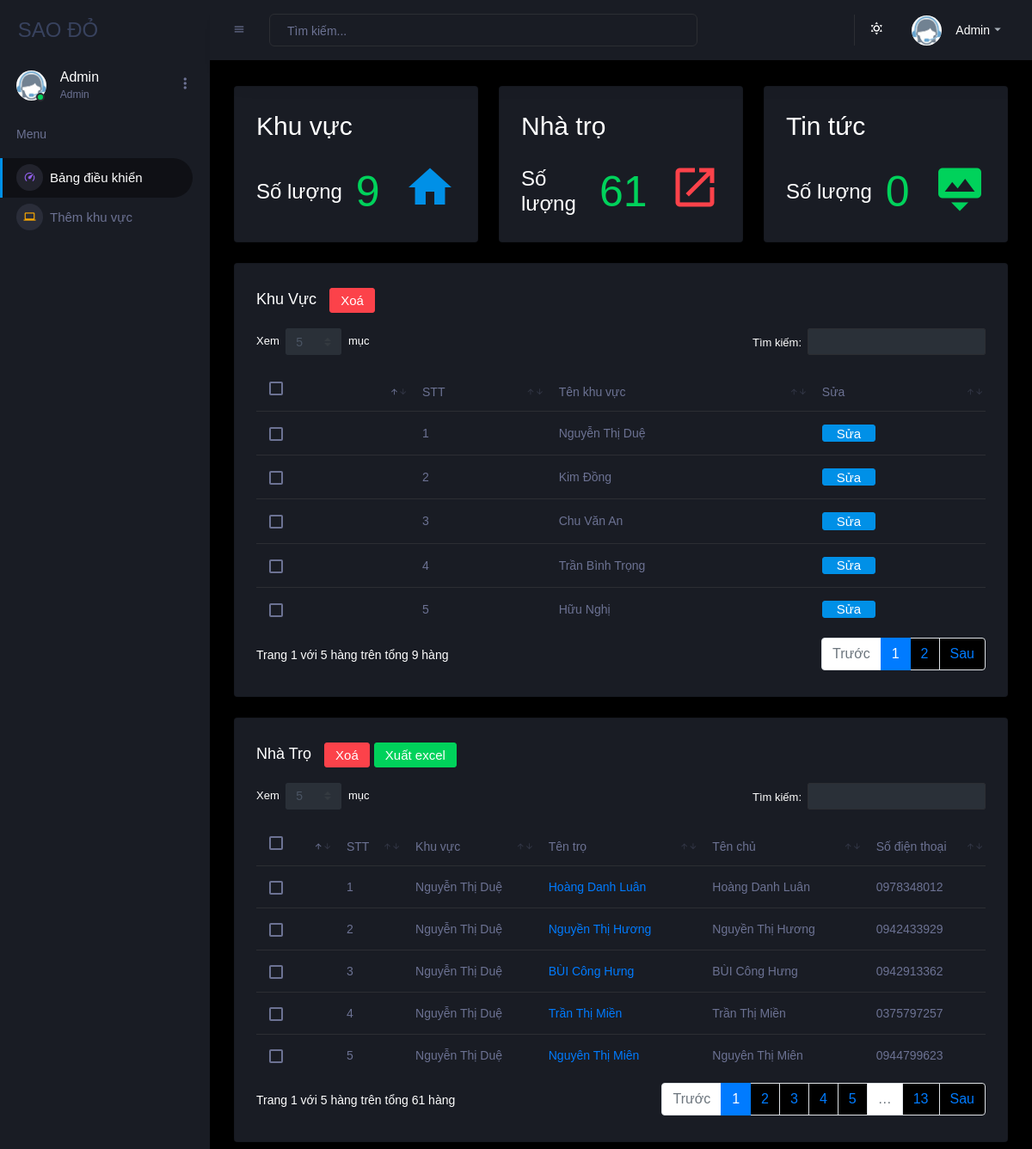
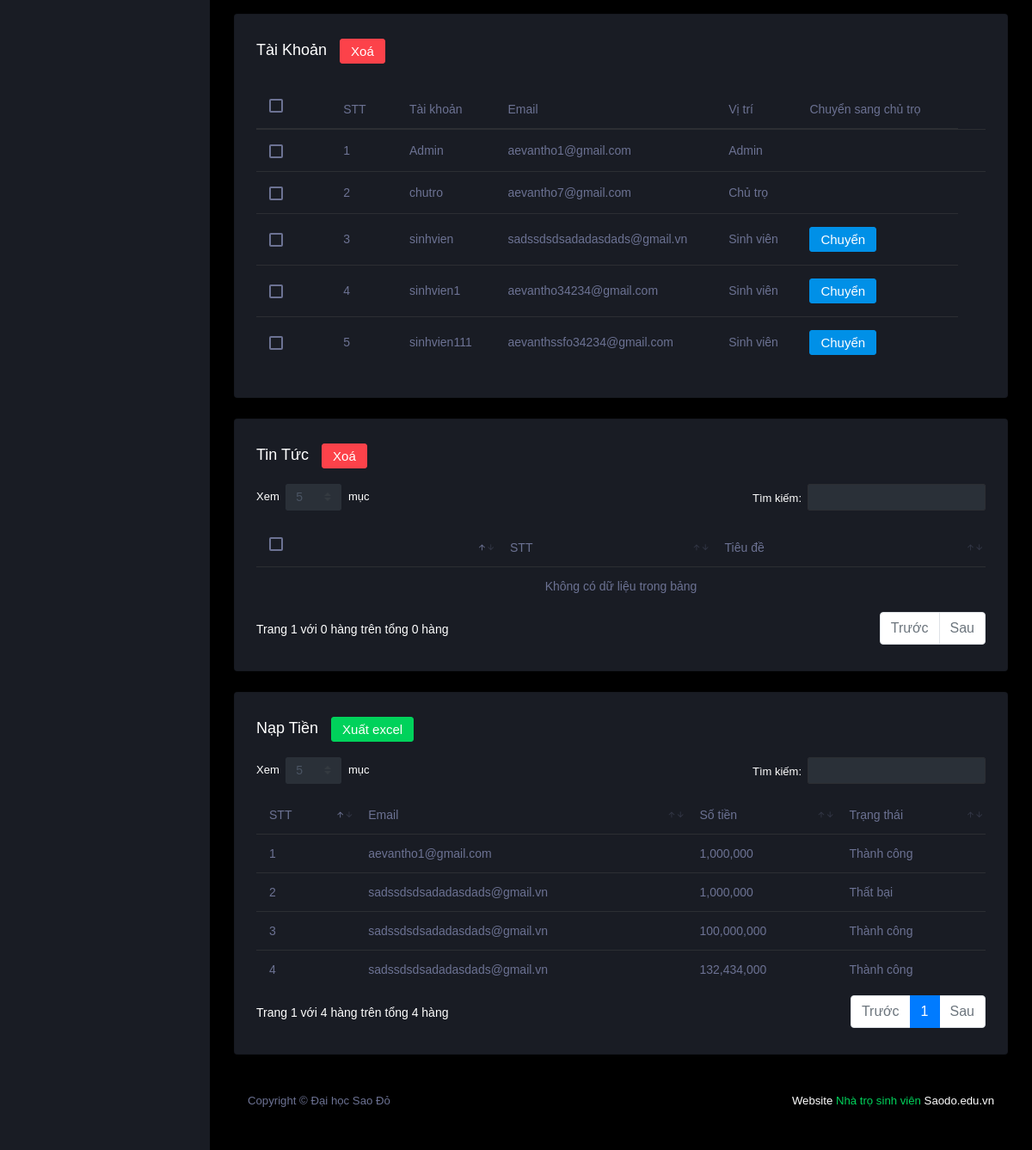
/admin/public/index.php (signed in), run on the app's committed database (2 pictures, top to bottom).
### tables this page shows
CREATE TABLE `khuvuc` (
  `id_khuvuc` int(11) NOT NULL,
  `tenkhuvuc` varchar(30) NOT NULL
);

CREATE TABLE `nhatro` (
  `id_nhatro` int(11) NOT NULL,
  `id_khuvuc` int(11) NOT NULL,
  `id_taikhoan` int(11) NOT NULL,
  `name` varchar(30) NOT NULL,
  `price` float NOT NULL,
  `tiencoc` float NOT NULL,
  `soluong` int(11) NOT NULL,
  `loai` int(11) NOT NULL,
  `image` varchar(33) NOT NULL,
  `tenchu` varchar(30) NOT NULL,
  `sdt` varchar(10) NOT NULL,
  `diachi` varchar(100) NOT NULL,
  `link_map` varchar(10000) NOT NULL,
  `dess` varchar(100) NOT NULL,
  `trangthai` int(11) NOT NULL
);

CREATE TABLE `taikhoan` (
  `id` int(11) NOT NULL,
  `taikhoan` varchar(16) NOT NULL,
  `matkhau` varchar(16) NOT NULL,
  `email` varchar(30) NOT NULL,
  `coin` float NOT NULL,
  `quyen` int(11) NOT NULL
);

CREATE TABLE `lichsu_nap` (
  `id` int(11) NOT NULL,
  `id_taikhoan` int(11) NOT NULL,
  `sotien` float NOT NULL,
  `trangthai` int(11) NOT NULL
);

### admin/public/index.php (the view, shortened to what the rows shown need)
<?php
include '../include/header.php';
include '../include/navbar.php';
include '../include/connect.php';
?>
<?php
$data_nhatro = mysqli_query(
    $conn,
    'SELECT id_nhatro , tenkhuvuc, name, tenchu, sdt, image FROM khuvuc INNER JOIN nhatro ON khuvuc.id_khuvuc = nhatro.id_khuvuc;'
);
$data_taikhoan = mysqli_query(
    $conn,
    'SELECT * FROM taikhoan'
);
$data_khuvuc = mysqli_query($conn, 'SELECT * FROM khuvuc');
$data_nap = mysqli_query($conn, 'SELECT email, sotien, trangthai FROM taikhoan INNER JOIN lichsu_nap ON taikhoan.id = lichsu_nap.id_taikhoan');
?>
<?php if (isset($_SESSION['quyen']) & $_SESSION['quyen'] == '1') { ?>
    <div class="main-panel">
        <div class="content-wrapper" id="mode_body">
            <div class="row">
                <div class="col-sm-4 grid-margin ">
                    <div class="card" id="mode_khuvuc">
                        <div class="card-body padding-home">
                            <h2>Khu vực</h2>
                        </div>
                    </div>
                </div>
                <div class="col-sm-4 grid-margin">
                    <div class="card" id="mode_nhatro">
                        <div class="card-body padding-home">
                            <h2>Nhà trọ</h2>
                        </div>
                    </div>
                </div>
                <div class="col-sm-4 grid-margin">
                    <div class="card" id="mode_tintuc">
                        <div class="card-body padding-home">
                            <h2>Tin tức</h2>
                        </div>
                    </div>
                </div>
            </div>
            <form action="" method="POST">
                <div class="row">
                    <div class="col-12 grid-margin">
                        <div class="card" id="mode_table_khuvuc">
                            <div class="card-body">
                                <div class="table-responsive">
                                    <table class="table" id="data_khuvuc">
                                        <thead>
                                            <tr>
                                                <th>
                                                    <div class="form-check form-check-muted m-0">
                                                        <label class="form-check-label">
                                                        </label>
                                                    </div>
                                                </th>
                                                <th> STT </th>
                                                <th> Tên khu vực </th>
                                                <th> Sửa </th>
                                            </tr>
                                        </thead>
                                        <tbody>
                                            <?php foreach ($data_khuvuc as $key => $value) { ?>
                                                <tr>
                                                    <td>
                                                        <div class="form-check form-check-muted m-0">
                                                        </div>
                                                    </td>
                                                    <td>
                                                        <?php echo $key + 1; ?>
                                                    </td>
                                                    <td> <?php echo $value['tenkhuvuc']; ?></td>
                                                    <td>
                                                        <a href="edit_khuvuc.php?id=<?php echo $value['id_khuvuc']; ?>" class="btn btn-primary">
                                                            Sửa
                                                        </a>
                                                    </td>
                                                </tr>
                                            <?php } ?>
                                        </tbody>
                                    </table>
                                </div>
                            </div>
                        </div>
                    </div>
                </div>
            </form>
            <form action="./xuat_excel.php" method="POST">
                <div class="row ">
                    <div class="col-12 grid-margin">
                        <div class="card" id="mode_table_nhatro">
                            <div class="card-body">
                                <div class="table-responsive">
                                    <table class="table" id="data_nhatro">
                                        <thead>
                                            <tr>
                                                <th>
                                                    <div class="form-check form-check-muted m-0">
                                                        <label class="form-check-label">
                                                        </label>
                                                    </div>
                                                </th>
                                                <th> STT </th>
                                                <th> Khu vực </th>
                                                <th> Tên trọ </th>
                                                <th> Tên chủ </th>
                                                <th> Số điện thoại </th>
                                            </tr>
                                        </thead>
                                        <tbody>
                                            <?php foreach ($data_nhatro as $key => $value) { ?>
                                                <tr>
                                                    <td>
                                                        <div class="form-check form-check-muted m-0">
                                                        </div>
                                                    </td>
                                                    <td>
                                                        <?php echo $key + 1; ?>
                                                    </td>
                                                    <td> <?php echo $value['tenkhuvuc']; ?></td>
                                                    <td><a href="/product/product-view.php?id=<?php echo $value['id_nhatro'] ?>"><?php echo $value['name']; ?></a></td>
                                                    <td> <?php echo $value['tenchu']; ?> </td>
                                                    <td> <?php echo $value['sdt']; ?> </td>
                                                </tr>
                                            <?php } ?>
                                        </tbody>
                                    </table>
                                </div>
                            </div>
                        </div>
                    </div>
                </div>
            </form>
            <div class="row ">
                <div class="col-12 grid-margin">
                    <div class="card" id="mode_table_taikhoan">
                        <div class="card-body">
                            <div class="table-responsive">
                                <table class="table" id="data_taikhoan">
                                    <thead>
                                        <tr>
                                            <th>
                                                <div class="form-check form-check-muted m-0">
                                                    <label class="form-check-label">
                                                    </label>
                                                </div>
                                            </th>
                                            <th> STT </th>
                                            <th> Tài khoản </th>
                                            <th> Email </th>
                                            <th> Vị trí </th>
                                            <th>Chuyển sang chủ trọ</th>
                                        </tr>
                                    </thead>
                                    <tbody>
                                        <?php foreach ($data_taikhoan as $key => $value) {
                                        ?>
                                            <tr>
                                                <td>
                                                    <div class="form-check form-check-muted m-0">
                                                    </div>
                                                </td>
                                                <td>
                                                    <?php echo $key + 1; ?>
                                                </td>
                                                <td> <?php echo $value['taikhoan']; ?></td>
                                                <td><?php echo $value['email']; ?></td>
                                                <td>
                                                    <?php
                                                    if ($value['quyen'] == 1) {
                                                        echo 'Admin';
                                                    } elseif ($value['quyen'] == 2) {
                                                        echo 'Chủ trọ';
                                                    } else {
                                                        echo 'Sinh viên';
                                                    }
                                                    ?>
                                                </td>
                                                <td>
                                                    <?php if ($value['quyen'] == 0) { ?>
                                                        <form method="post" action="">
                                                            <button type="submit" name="change_role" class="btn btn-primary">Chuyển</button>
                                                        </form>
                                                    <?php } else { ?>
                                                <td></td>
                                            <?php } ?>
                                            </td>
                                            </tr>
                                        <?php } ?>
                                    </tbody>
                                </table>
                            </div>
                        </div>
                    </div>
                </div>
            </div>
            <form action="./code/xoa_tintuc.php" method="POST">
                <div class="row ">
                    <div class="col-12 grid-margin">
                        <div class="card" id="mode_table_tintuc">
                            <div class="card-body">
                                <div class="table-responsive">
                                    <table class="table" id="data_tintuc">
                                        <thead>
                                            <tr>
                                                <th>
                                                    <div class="form-check form-check-muted m-0">
                                                        <label class="form-check-label">
                                                        </label>
                                                    </div>
                                                </th>
                                                <th> STT </th>
                                                <th> Tiêu đề </th>
                                            </tr>
                                        </thead>
                                    </table>
                                </div>
                            </div>
                        </div>
                    </div>
                </div>
            </form>
            <form action="./xuat_excel.php" method="POST">
                <div class="row ">
                    <div class="col-12 grid-margin">
                        <div class="card" id="mode_table_nap">
                            <div class="card-body">
                                <div class="table-responsive">
                                    <table class="table" id="data_nap">
                                        <thead>
                                            <tr>
                                                <th> STT </th>
                                                <th> Email </th>
                                                <th> Số tiền </th>
                                                <th>Trạng thái</th>
                                            </tr>
                                        </thead>
                                        <tbody>
                                            <?php foreach ($data_nap as $key => $value) { ?>
                                                <tr>
                                                    <td>
                                                        <?php echo $key + 1; ?>
                                                    </td>
                                                    <td> <?php echo $value['email']; ?></td>
                                                    <td> <?php echo number_format($value['sotien'], 0, '.', ','); ?> </td>
                                                    <td>
                                                        <?php
                                                        if ($value['trangthai'] == 0) {
                                                            echo 'Thành công';
                                                        } else {
                                                            echo 'Thất bại';
                                                        }
                                                        ?>
                                                    </td>
                                                </tr>
                                            <?php } ?>
                                        </tbody>
                                    </table>
                                </div>
                            </div>
                        </div>
                    </div>
                </div>
            </form>
        </div>
    </div>
    </div>
    </body>
    </html>
<?php } else {
    echo "<script>alert('Bạn không phải admin bạn cần đăng nhập bằng tài khoản admin để quản trị dữ liệu!')</script>";
}
?>

### data on the page
khuvuc: tenkhuvuc "Nguyễn Thị Duệ"
khuvuc: tenkhuvuc "Kim Đồng"
khuvuc: tenkhuvuc "Chu Văn An"
khuvuc: tenkhuvuc "Trần Bình Trọng"
khuvuc: tenkhuvuc "Hữu Nghị"
nhatro: id_khuvuc.tenkhuvuc "Nguyễn Thị Duệ", name "Hoàng Danh Luân", tenchu "Hoàng Danh Luân", sdt "0978348012"
nhatro: id_khuvuc.tenkhuvuc "Nguyễn Thị Duệ", name "Nguyền Thị Hương", tenchu "Nguyền Thị Hương", sdt "0942433929"
nhatro: id_khuvuc.tenkhuvuc "Nguyễn Thị Duệ", name "BÙI Công Hưng", tenchu "BÙI Công Hưng", sdt "0942913362"
nhatro: id_khuvuc.tenkhuvuc "Nguyễn Thị Duệ", name "Trần Thị Miền", tenchu "Trần Thị Miền", sdt "0375797257"
nhatro: id_khuvuc.tenkhuvuc "Nguyễn Thị Duệ", name "Nguyên Thị Miên", tenchu "Nguyên Thị Miên", sdt "0944799623"
taikhoan: taikhoan "Admin", email "aevantho1@gmail.com", quyen "Admin"
taikhoan: taikhoan "chutro", email "aevantho7@gmail.com", quyen "Chủ trọ"
taikhoan: taikhoan "sinhvien", email "sadssdsdsadadasdads@gmail.vn", quyen "Sinh viên"
taikhoan: taikhoan "sinhvien1", email "aevantho34234@gmail.com", quyen "Sinh viên"
taikhoan: taikhoan "sinhvien111", email "aevanthssfo34234@gmail.com", quyen "Sinh viên"
lichsu_nap: id_taikhoan.email "aevantho1@gmail.com", sotien "1,000,000", trangthai "Thành công"
lichsu_nap: id_taikhoan.email "sadssdsdsadadasdads@gmail.vn", sotien "1,000,000", trangthai "Thất bại"
lichsu_nap: id_taikhoan.email "sadssdsdsadadasdads@gmail.vn", sotien "100,000,000", trangthai "Thành công"
lichsu_nap: id_taikhoan.email "sadssdsdsadadasdads@gmail.vn", sotien "132,434,000", trangthai "Thành công"

### other printed values
$_SESSION['taikhoan'] "Admin"
$count_khuvuc['COUNT(*)'] "9"
$count_nhatro['COUNT(*)'] "61"
$count_tintuc['COUNT(*)'] "0"
